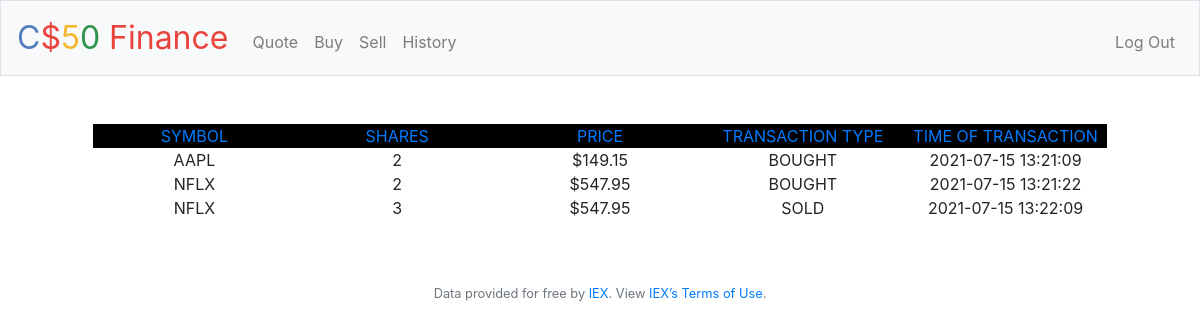
The page /history (signed in) on the database its author committed.
### tables this page shows
CREATE TABLE hist(user_id INTEGER NOT NULL, typ TEXT NOT NULL, symbol TEXT NOT NULL, name TEXT NOT NULL, price NUMERIC NOT NULL, nos INTEGER NOT NULL, cost NUMERIC NOT NULL, time DATETIME NOT NULL, FOREIGN KEY(user_id) REFERENCES users(id));

### application.py (the view)
@app.route("/history")
@login_required
def history():
    db.execute("CREATE TABLE IF NOT EXISTS hist(user_id INTEGER NOT NULL, typ TEXT NOT NULL, symbol TEXT NOT NULL, name TEXT NOT NULL, price NUMERIC NOT NULL, nos INTEGER NOT NULL, cost NUMERIC NOT NULL, time DATETIME NOT NULL, FOREIGN KEY(user_id) REFERENCES users(id))")
    stocks = db.execute("SELECT * FROM hist WHERE user_id = ?", session["user_id"])
    return render_template("history.html", stocks = stocks)

### application.py (called while the page is built)
@app.after_request
def after_request(response):
    response.headers["Cache-Control"] = "no-cache, no-store, must-revalidate"
    response.headers["Expires"] = 0
    response.headers["Pragma"] = "no-cache"
    return response

### helpers.py (called while the page is built)
def login_required(f):
    @wraps(f)
    def decorated_function(*args, **kwargs):
        if session.get("user_id") is None:
            return redirect("/login")
        return f(*args, **kwargs)
    return decorated_function

### templates/history.html (shortened to what this page needs)
{% extends "layout.html"%}
{% block main %}
<div class="container">
	<div class="table">
		<div class="table-header">
			<div class="header__item"><a id="name" class="filter__link" href="#">Symbol</a></div>
			<div class="header__item"><a id="draws" class="filter__link filter__link--number" href="#">Shares</a></div>
			<div class="header__item"><a id="losses" class="filter__link filter__link--number" href="#">Price</a></div>
						<div class="header__item"><a id="losses" class="filter__link filter__link--number" href="#">Transaction Type</a></div>
    			<div class="header__item"><a id="total" class="filter__link filter__link--number" href="#">Time of Transaction</a></div>
		</div>
		 {% for stock in stocks %}
		<div class="table-content">
			<div class="table-row">
				<div class="table-data">            {{ stock.symbol }}
</div>
				<div class="table-data">            {{ stock.nos }}
</div>
				<div class="table-data">            ${{ stock.price }}
</div>
				<div class="table-data">            {{ stock.typ }}
</div>
<div class="table-data">            {{ stock.time }}
</div>
			</div>
			</div>
			      {% endfor %}
		</div>
	</div>
{% endblock %}

### static/styles.css (style rules this page uses)
.container { max-width: 1000px; margin-right:auto; margin-left:auto; display:flex; justify-content:center; align-items:center; min-height:100vh; }
.table { width:100%; border:1px solid $color-form-highlight; }
.table-header { display:flex; width:100%; background:#000; padding:($half-spacing-unit * 1.5) 0; }
.table-row { display:flex; width:100%; padding:($half-spacing-unit * 1.5) 0; }
.table-data, .header__item { flex: 1 1 20%; text-align:center; }
.header__item { text-transform:uppercase; }

### rows shown on the page
hist: symbol "AAPL", nos "2", price "149.15", typ "BOUGHT", time "2021-07-15 13:21:09"
hist: symbol "NFLX", nos "2", price "547.95", typ "BOUGHT", time "2021-07-15 13:21:22"
hist: symbol "NFLX", nos "3", price "547.95", typ "SOLD", time "2021-07-15 13:22:09"
